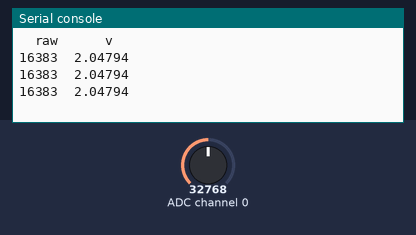
Recording of a program running on a simulated CircuitPython board. On the bench: the last lines printed to the serial console. Inputs (shaded band) come from the test bench; at power-on: ADC channel 0 = 32768 (analog values on the 0–65535 scale).

Above: at 1.2 s.
1.3 s: ADC channel 0 set to 19660
At 2.0 s:
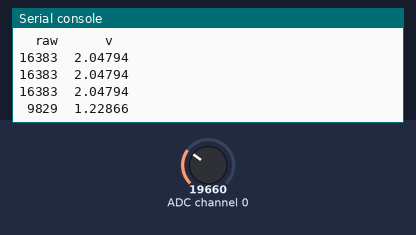
3.0 s: ADC channel 0 set to 0
At 3.5 s:
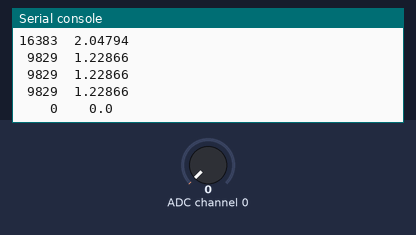

The program:

ads_basico.py
```python
import time
import board
import busio
import adafruit_ads1x15.ads1115 as ADS
from adafruit_ads1x15.analog_in import AnalogIn

#Create the I2C bus
i2c = busio.I2C(board.SCL, board.SDA)

#Create the ADC object using the I2C bus
ads = ADS.ADS1115(i2c, address = 0x48)

#Create single-ended input on channel 0
chan = AnalogIn(ads, ADS.P0)
#Chan = AnalogIn(ads, ADSP.P0, ADS.P1)

print("{:>5}\t{:>5}".format('raw', 'v'))

while True:
    print("{:>5}\t{:>5}".format(chan.value, chan.voltage))
    time.sleep(0.5)
```

Measured:
- after the input at 1.3 s, the serial console: prints a new line after 0.27 s (image 1)
- after the input at 3.0 s, the serial console: prints a new line after 0.11 s (image 2)
